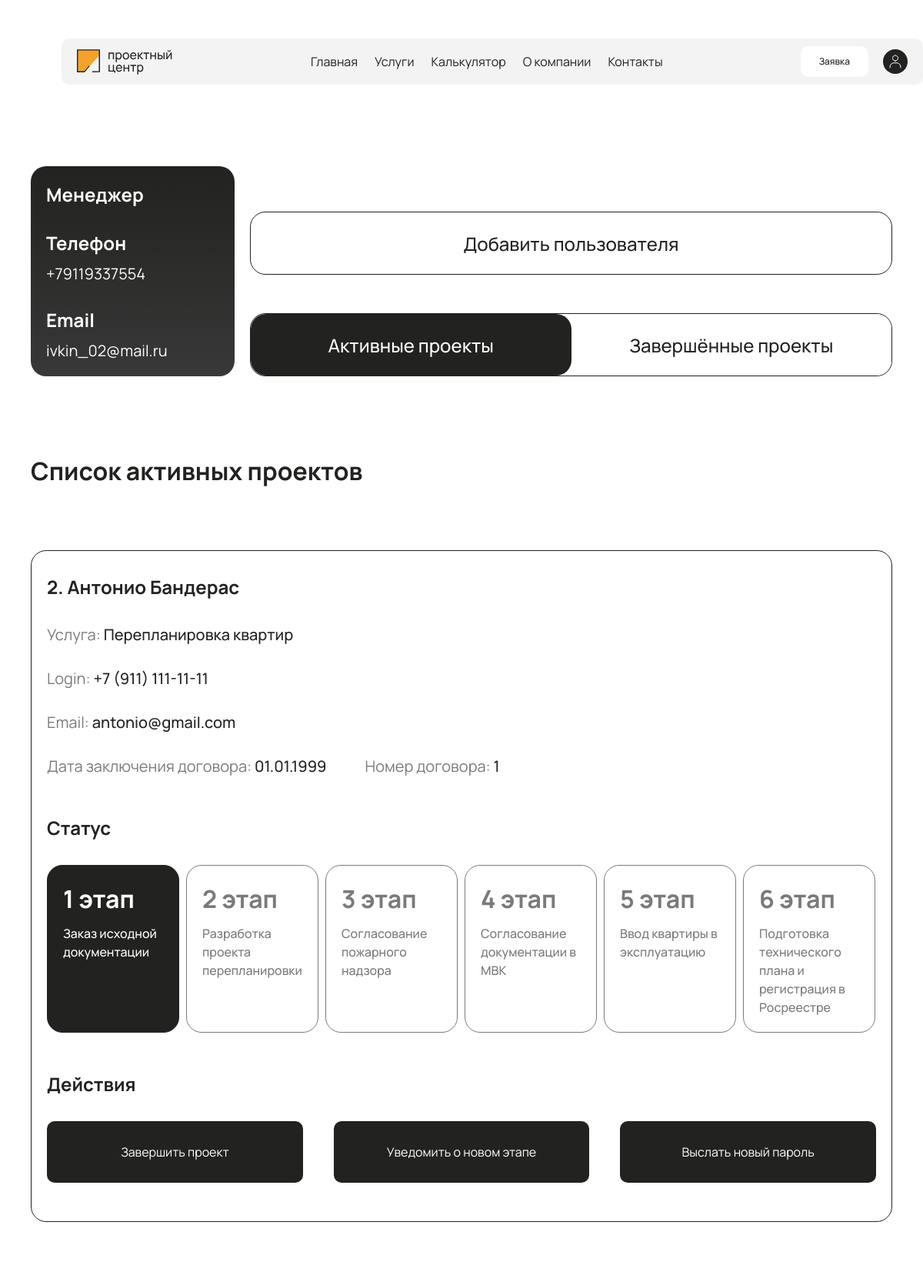
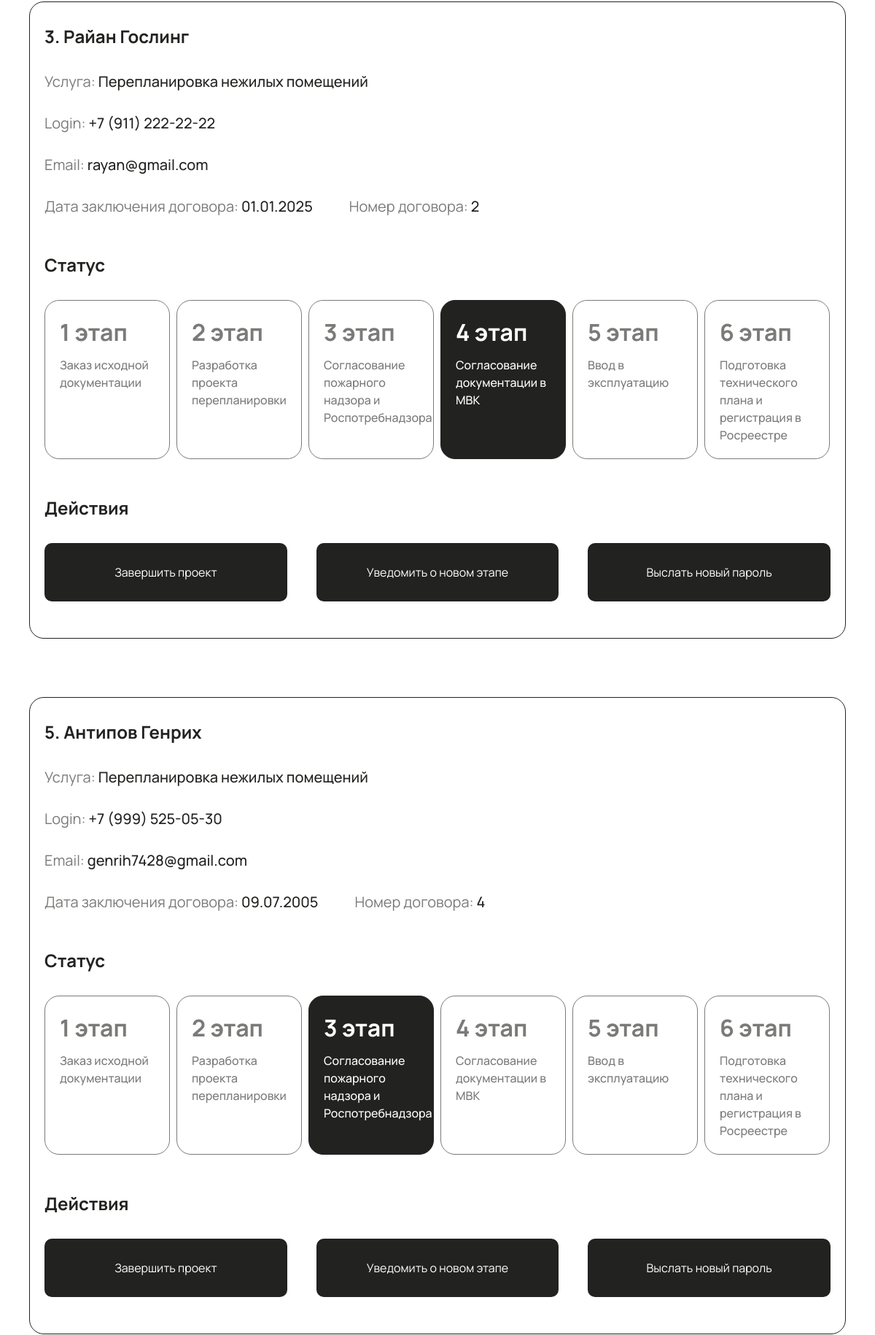
Page /manager/ (signed in, upper part) on the committed database (2 pictures, top to bottom).
### user/models.py (models this page shows, shortened)
class CustomUser(AbstractBaseUser, PermissionsMixin):
    username = None  # Отключение поля username
    phone_number = models.CharField(max_length=15, unique=True)
    first_name = models.CharField(max_length=30)
    last_name = models.CharField(max_length=30)
    email = models.EmailField(unique=True, blank=True, null=True)
    is_active = models.BooleanField(default=True)
    is_staff = models.BooleanField(default=False)
    is_superuser = models.BooleanField(default=False)
    objects = CustomUserManager()
    USERNAME_FIELD = 'phone_number'
    REQUIRED_FIELDS = []

class Contract(models.Model):
    class ServiceTypeChoices(models.IntegerChoices):
        APARTMENT_REPLANNING = 1, 'Перепланировка квартиры'
        RESIDENTIAL_REPLANNING = 2, 'Перепланировка нежилых помещений'
        NON_RESIDENTIAL_REPLANNING = 3, 'Перепланировка нежилого здания'
        CADASTRAL_WORK = 4, 'Кадастровые работы'
    class StatusTypeChoices(models.IntegerChoices):
        PHASE1 = 1, '1 этап'
        PHASE2 = 2, '2 этап'
        PHASE3 = 3, '3 этап'
        PHASE4 = 4, '4 этап'
        PHASE5 = 5, '5 этап'
        PHASE6 = 6, '6 этап'
        Done = 0, 'Завершен'
    user = models.ForeignKey(CustomUser, related_name='contracts', on_delete=models.CASCADE)
    contract_number = models.CharField(max_length=20, unique=True)
    service_type = models.IntegerField(choices=ServiceTypeChoices.choices,)
    status = models.IntegerField(choices=StatusTypeChoices.choices, default=StatusTypeChoices.PHASE1)
    contract_date = models.DateField()
    completion_date = models.DateField(null=True, blank=True)
    address = models.CharField(max_length=255, blank=True, null=True)
    def max_phases(self):
        if self.service_type == self.ServiceTypeChoices.CADASTRAL_WORK:
            return self.StatusTypeChoices.PHASE3
        else:
            return self.StatusTypeChoices.PHASE6
    def is_done(self):
        return self.status == self.StatusTypeChoices.Done

### custom_auth/decorators.py (the view)
    def _wrapped_view_func(request, *args, **kwargs):
        if not request.user.is_staff:
            return HttpResponseForbidden("Вы не авторизованы для доступа к этой странице.")
        return view_func(request, *args, **kwargs)

### manager/templatetags/custom_filters.py (called while the page is built)
@register.filter
def format_phone(value):
    try:
        phone_number = ''.join(filter(str.isdigit, value))
        formatted_phone = f'+7 ({phone_number[1:4]}) {phone_number[4:7]}-{phone_number[7:9]}-{phone_number[9:]}'
        return formatted_phone
    except:
        return value

### user/context_processors.py (called while the page is built)
def user_contracts(request):
    if request.user.is_authenticated:
        return {
            'user_contract': request.user.contracts.last()
        }
    return {}

### templates/manager/dashboard.html (shortened to what this page needs)
{% extends 'layout.html' %}
{% load static %}
{% load custom_filters %}
{% block link %}
  <link rel="stylesheet" href="{% static 'css/dashboard.css' %}">
{% endblock %}
{% block content %}
  <div class="dashboard-container">
    <div class="top-container">
      <div class="contact-data">
        <h2>Менеджер</h2>
        <div>
          <h2>Телефон</h2>
          <p>{{ request.user.phone_number }}</p>
        </div>
        <div>
          <h2>Email</h2>
          <p>{{ request.user.email }}</p>
        </div>
      </div>
      <div class="control-btns">
        <div id="add-client" class="add-client">
          <p>Добавить пользователя</p>
        </div>
        <div class="change-view">
          <div id="active-clients" class="active-clients">
            <p>Активные проекты</p>
          </div>
          <div id="finished-clients" class="finished-clients">
            <p>Завершённые проекты</p>
          </div>
        </div>
      </div>
    </div>
    <div id="active-container" class="active-container">
      <h1>Список активных проектов</h1>
      {% if active_clients %}
            {% for client in active_clients %}
              <div class="client-container">
                <div class="client-info">
                  <h2> {{ client.id }}. {{ client.first_name }} {{ client.last_name }}</h2>
                  <p>Услуга: <span>
                    {% if client.service_type == 1 %}Перепланировка квартир
                    {% elif client.service_type == 2 %}Перепланировка нежилых помещений
                    {% elif client.service_type == 3 %}Перепланировка нежилых зданий
                    {% elif client.service_type == 4 %}Кадастровые работы
                    {% endif %}</span></p>
                  <p>Login: <span>{{ client.phone_number|format_phone }}</span></p>
                  <p>Email: <span>{{ client.email }}</span></p>
                  <div class="contract">
                    <p>Дата заключения договора: <span>{{ client.contract_date|date:"d.m.Y" }}</span></p>
                    <p>Номер договора: <span>{{ client.contract_id }}</span></p>
                  </div>
                </div>
                <div class="client-stages-container">
                  <h2>Cтатус</h2>
                  <div class="stage-elements" id="stage-elements" data-service-type="{{ client.service_type }}" data-status="{{ client.status }}">
                    {% if client.service_type == 1 %}
                      <div class="stage-element {% if client.status == 1 %}stage-element-current{% endif %}">
                        <h3>1 этап</h3>
                        <p>Заказ исходной документации</p>
                      </div>
                      <div class="stage-element {% if client.status == 2 %}stage-element-current{% endif %}">
                        <h3>2 этап</h3>
                        <p>Разработка проекта перепланировки</p>
                      </div>
                      <div class="stage-element {% if client.status == 3 %}stage-element-current{% endif %}">
                        <h3>3 этап</h3>
                        <p>Согласование пожарного надзора</p>
                      </div>
                      <div class="stage-element {% if client.status == 4 %}stage-element-current{% endif %}">
                        <h3>4 этап</h3>
                        <p>Согласование документации в МВК</p>
                      </div>
                      <div class="stage-element {% if client.status == 5 %}stage-element-current{% endif %}">
                        <h3>5 этап</h3>
                        <p>Ввод квартиры в эксплуатацию</p>
                      </div>
                      <div class="stage-element {% if client.status == 6 %}stage-element-current{% endif %}">
                        <h3>6 этап</h3>
                        <p>Подготовка технического плана и регистрация в Росреестре</p>
                      </div>
                    {% elif client.service_type == 2 %}
                      <div class="stage-element {% if client.status == 1 %}stage-element-current{% endif %}">
                        <h3>1 этап</h3>
                        <p>Заказ исходной документации</p>
                      </div>
                      <div class="stage-element {% if client.status == 2 %}stage-element-current{% endif %}">
                        <h3>2 этап</h3>
                        <p>Разработка проекта перепланировки</p>
                      </div>
                      <div class="stage-element {% if client.status == 3 %}stage-element-current{% endif %}">
                        <h3>3 этап</h3>
                        <p>Согласование пожарного надзора и Роспотребнадзора</p>
                      </div>
                      <div class="stage-element {% if client.status == 4 %}stage-element-current{% endif %}">
                        <h3>4 этап</h3>
                        <p>Согласование документации в МВК</p>
                      </div>
                      <div class="stage-element {% if client.status == 5 %}stage-element-current{% endif %}">
                        <h3>5 этап</h3>
                        <p>Ввод в эксплуатацию</p>
                      </div>
                      <div class="stage-element {% if client.status == 6 %}stage-element-current{% endif %}">
                        <h3>6 этап</h3>
                        <p>Подготовка технического плана и регистрация в Росреестре</p>
                      </div>
                    {% endif %}
                  </div>
                </div>
                <div class="client-btns-container">
                  <h2>Действия</h2>
                  <div class="client-btns">
                    <div class="client-finish-btn" data-client-id="{{ client.id }}">Завершить проект</div>
                    <div class="client-notifi-btn" data-client-id="{{ client.id }}">Уведомить о новом этапе</div>
                    <div class="client-new-pass-btn" data-client-id="{{ client.id }}">Выслать новый пароль</div>
                  </div>
                </div>
              </div>
            {% endfor %}
    {% else %}
        <p>No active clients.</p>
    {% endif %}
    </div>
  </div>
{% include 'includes/footer.html' %}
{% endblock %}

### static/css/dashboard.css (style rules this page uses)
.dashboard-container { max-width: 1120px; margin: 166px auto 100px; }
.top-container { display: flex; justify-content: space-between; align-items: end; gap: 20px; margin-bottom: 100px; }
.contact-data { padding: 20px 20px; width: 225px; height: 233px; border-radius: 20px; background: linear-gradient(180deg, #222220 0%, #383838 100%); display: flex; flex-direction: column; color: #FFF; justify-content: space-between; gap: 30px; }
.contact-data h2 { font-size: 24px; font-style: normal; font-weight: 700; line-height: normal; }
.contact-data p { margin-top: 10px; font-size: 20px; font-style: normal; font-weight: 400; line-height: normal; }
.control-btns { display: flex; flex-direction: column; gap: 50px; flex: 1; }
.add-client , .change-view { max-width: 835px; height: 80px; border-radius: 20px; border: 1px solid #222220; background: rgba(34, 34, 32, 0.00); color: #222220; font-size: 24px; font-style: normal; font-weight: 500; line-height: normal; display: flex; align-items: center; justify-content: space-around; }
.add-client, .active-clients, .finished-clients, .submit-button { cursor: pointer; }
.active-clients { display: flex; height: 100%; justify-content: center; align-items: center; border-radius: 20px; background: #222220; color: #FFF; flex: 1; }
.finished-clients { display: flex; height: 100%; justify-content: center; align-items: center; border-radius: 20px; background: #FFF; color: #222220; flex: 1; }
.active-container { display: block; }
.active-container h1, .finished-container h1, .add-container h1 { font-size: 32px; font-style: normal; font-weight: 700; line-height: 145%; margin-bottom: 80px; }
.client-container { display: flex; flex-direction: column; border-radius: 20px; border: 1px solid #222220; max-width: 1080px; margin-bottom: 80px; padding: 30px 20px 50px 20px; }
.client-container h2 { font-size: 24px; font-style: normal; font-weight: 700; line-height: 145%; }
.client-info { display: flex; flex-direction: column; gap: 30px; margin-bottom: 50px; }
.client-info p { color: rgba(34, 34, 32, 0.6); font-family: Manrope; font-size: 20px; font-style: normal; font-weight: 400; line-height: normal; }
.client-info span { color: #222220; font-family: Manrope; font-size: 20px; font-style: normal; font-weight: 500; line-height: normal; }
.contract { display: flex; gap: 50px; }
.client-stages-container h2, .client-btns-container h2 { margin-bottom: 30px; }
.client-stages-container { margin-bottom: 50px; }
.stage-elements { display: flex; justify-content: flex-start; gap: 9px; flex-wrap: wrap; }
.stage-element { padding: 20px; width: 130px; border-radius: 20px; border: 1px solid #222220; color: #222220; display: flex; flex-direction: column; justify-content: start; align-items: start; gap: 10px; opacity: 0.6; word-wrap: break-word; }
.stage-element-current { background: #222220; color: #FFF; opacity: 1; }
.stage-element h3 { font-size: 32px; font-style: normal; font-weight: 700; line-height: 145%; }
.stage-element p { font-size: 16px; font-style: normal; font-weight: 500; line-height: 24px; }
.client-btns { display: flex; flex-direction: row; justify-content: space-between; gap: 40px; }
.client-btn, .client-finish-btn, .client-notifi-btn, .client-new-pass-btn { display: flex; justify-content: center; align-items: center; max-width: 362px; height: 80px; border-radius: 10px; background: #222220; color: #FFF; flex: 1; cursor: pointer; }

### static/css/layout.css (style rules this page uses)
body { font-family: 'Manrope', sans-serif; font-size: 16px; color: #222220; }
h1,h2,h3,h4,p { margin: 0; padding: 0; }

### rows in the picture
CustomUser: user.phone_number "+79119337554", user.email "ivkin_02@mail.ru"
CustomUser: first_name "Антонио", last_name "Бандерас", phone_number "+7 (911) 111-11-11", email "antonio@gmail.com"
Contract: contract_date "01.01.1999"
CustomUser: first_name "Райан", last_name "Гослинг", phone_number "+7 (911) 222-22-22", email "rayan@gmail.com"
Contract: contract_date "01.01.2025"
CustomUser: first_name "Антипов", last_name "Генрих", phone_number "+7 (999) 525-05-30", email "genrih7428@gmail.com"
Contract: contract_date "09.07.2005"

### other values in the picture
{{ client.id }} "2" "3" "5"
{{ client.contract_id }} "1" "2" "4"
